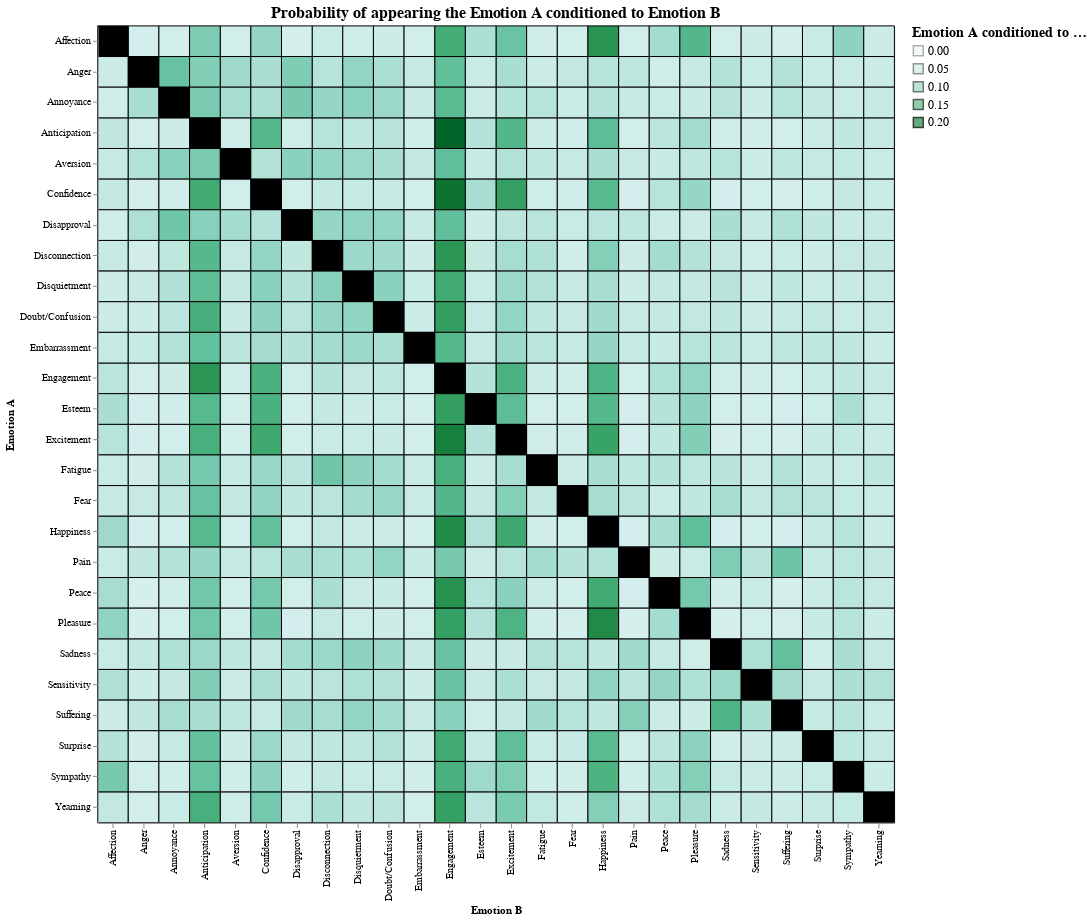

Notebook code cell kept with this figure:
### Markdown cell above
Now we plot

### Code cell
# Crear una selección interactiva
selection = alt.selection_multi(
    fields = ['column'],
)
selection2 = alt.selection_multi(
    fields = ['column'],
    empty = 'none' # empty selection matches no points
)

tooltip=[
    {'field': 'column', 'title': 'Emotion A'},
    {'field': 'index', 'title': 'Emotion B'},
    {'field': 'value', 'title': 'Conditioned probability B|A'}
]
# Crear un gráfico de calor
heatmap = alt.Chart(long_format).mark_rect(stroke='black').encode(
    x=alt.X('index:O', sort='ascending', title = 'Emotion B'),
    y=alt.Y('column:O', sort='ascending', title = 'Emotion A'),
    color = alt.condition(selection, alt.Color('value:Q',
              title = 'Emotion A conditioned to B probability',
              scale = alt.Scale(scheme='bluegreen'), legend = alt.Legend(titleFontSize = 14, labelFontSize=12)), alt.value('grey')),
    opacity = alt.condition(selection, alt.value(1), alt.Opacity('value:Q')),
    tooltip=tooltip
)

# Crear el segundo gráfico de calor
heatmap2 = alt.Chart(long_format).mark_rect().encode(
    x= alt.X('index:O', sort='ascending'),
    y=alt.Y('column:O', sort='ascending'),
    color=alt.condition(
        alt.datum.index == alt.datum.column,  # Condición para las celdas de la diagonal
        alt.value('black'),  # Color si la condición es verdadera
        alt.value('transparent')  # Color si la condición es falsa
    )
)

# Crear el segundo gráfico de calor
heatmap3 = alt.Chart(long_format).mark_rect().encode(
    x= alt.X('index:O', sort='ascending'),
    y=alt.Y('column:O', sort='ascending'),
    color=alt.condition(
        alt.datum.index == alt.datum.column,  # Condición para las celdas de la diagonal
        alt.value('black'),  # Color si la condición es verdadera
        alt.value('transparent')  # Color si la condición es falsa
    )
)

# Configure text
text = alt.Chart(long_format).mark_text(baseline='middle').encode(
    x= alt.X('index:O', sort='ascending'),
    y=alt.Y('column:O', sort='ascending'),
    text = alt.Text('value:Q', format='.2f'),
    color = alt.value ("black"),
    opacity = alt.condition(selection2, alt.value(1),alt.value(0))
)


coocurrence_plot = heatmap + heatmap2 + heatmap3 + text
coocurrence_plot.properties(
    title = alt.TitleParams(text = 'Probability of appearing the Emotion A conditioned to Emotion B', fontSize=16),
    width = 800,
    height = 800
).add_selection(
    selection,
    selection2
)

### Figure 1 — Vega-Lite specification as saved in the notebook (floating-point values rounded to 4 significant figures; data arrays with more than 128 entries replaced by an {"elided": "..."} marker saying what was removed)
{"config": {"view": {"continuousWidth": 300, "continuousHeight": 300}}, "layer": [{"mark": {"type": "rect", "stroke": "black"}, "encoding": {"color": {"condition": {"param": "param_88", "field": "value", "legend": {"labelFontSize": 12, "titleFontSize": 14}, "scale": {"scheme": "bluegreen"}, "title": "Emotion A conditioned to B probability", "type": "quantitative"}, "value": "grey"}, "opacity": {"condition": {"param": "param_88", "value": 1}, "field": "value", "type": "quantitative"}, "tooltip": [{"field": "column", "title": "Emotion A"}, {"field": "index", "title": "Emotion B"}, {"field": "value", "title": "Conditioned probability B|A"}], "x": {"field": "index", "sort": "ascending", "title": "Emotion B", "type": "ordinal"}, "y": {"field": "column", "sort": "ascending", "title": "Emotion A", "type": "ordinal"}}, "name": "view_37"}, {"mark": {"type": "rect"}, "encoding": {"color": {"condition": {"test": "(datum.index === datum.column)", "value": "black"}, "value": "transparent"}, "x": {"field": "index", "sort": "ascending", "type": "ordinal"}, "y": {"field": "column", "sort": "ascending", "type": "ordinal"}}}, {"mark": {"type": "rect"}, "encoding": {"color": {"condition": {"test": "(datum.index === datum.column)", "value": "black"}, "value": "transparent"}, "x": {"field": "index", "sort": "ascending", "type": "ordinal"}, "y": {"field": "column", "sort": "ascending", "type": "ordinal"}}}, {"mark": {"type": "text", "baseline": "middle"}, "encoding": {"color": {"value": "black"}, "opacity": {"condition": {"param": "param_89", "value": 1, "empty": false}, "value": 0}, "text": {"field": "value", "format": ".2f", "type": "quantitative"}, "x": {"field": "index", "sort": "ascending", "type": "ordinal"}, "y": {"field": "column", "sort": "ascending", "type": "ordinal"}}}], "data": {"name": "data-607aa319bb44aaeb557dec81700ae7b6"}, "height": 800, "params": [{"name": "param_88", "select": {"type": "point", "fields": ["column"]}, "views": ["view_37"]}, {"name": "param_89", "select": {"type": "point", "fields": ["column"]}, "views": ["view_37"]}], "title": {"text": "Probability of appearing the Emotion A conditioned to Emotion B", "fontSize": 16}, "width": 800, "$schema": "https://vega.github.io/schema/vega-lite/v5.15.1.json", "datasets": {"data-607aa319bb44aaeb557dec81700ae7b6": {"elided": "676 records"}}}
